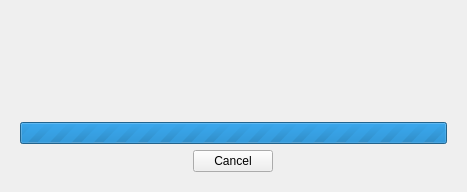
<?xml version="1.0" encoding="UTF-8"?>
<ui version="4.0">
 <class>DownloadDialog</class>
 <widget class="QWidget" name="DownloadDialog">
  <property name="geometry">
   <rect>
    <x>0</x>
    <y>0</y>
    <width>467</width>
    <height>192</height>
   </rect>
  </property>
  <property name="windowTitle">
   <string>Form</string>
  </property>
  <layout class="QVBoxLayout" name="verticalLayout">
   <item>
    <widget class="QFrame" name="frame">
     <property name="frameShape">
      <enum>QFrame::NoFrame</enum>
     </property>
     <property name="frameShadow">
      <enum>QFrame::Raised</enum>
     </property>
     <layout class="QVBoxLayout" name="verticalLayout_2" stretch="7,1,1">
      <item>
       <widget class="QLabel" name="labelDownloadStatus">
        <property name="text">
         <string/>
        </property>
        <property name="scaledContents">
         <bool>false</bool>
        </property>
        <property name="alignment">
         <set>Qt::AlignCenter</set>
        </property>
        <property name="wordWrap">
         <bool>true</bool>
        </property>
       </widget>
      </item>
      <item>
       <widget class="QProgressBar" name="progressBar">
        <property name="maximum">
         <number>0</number>
        </property>
        <property name="value">
         <number>0</number>
        </property>
       </widget>
      </item>
      <item>
       <layout class="QHBoxLayout" name="horizontalLayout">
        <property name="spacing">
         <number>0</number>
        </property>
        <property name="sizeConstraint">
         <enum>QLayout::SetFixedSize</enum>
        </property>
        <item>
         <widget class="QPushButton" name="btnCancel">
          <property name="sizePolicy">
           <sizepolicy hsizetype="Fixed" vsizetype="Fixed">
            <horstretch>0</horstretch>
            <verstretch>0</verstretch>
           </sizepolicy>
          </property>
          <property name="layoutDirection">
           <enum>Qt::LeftToRight</enum>
          </property>
          <property name="text">
           <string>Cancel</string>
          </property>
         </widget>
        </item>
       </layout>
      </item>
     </layout>
    </widget>
   </item>
  </layout>
 </widget>
 <resources/>
 <connections/>
</ui>
